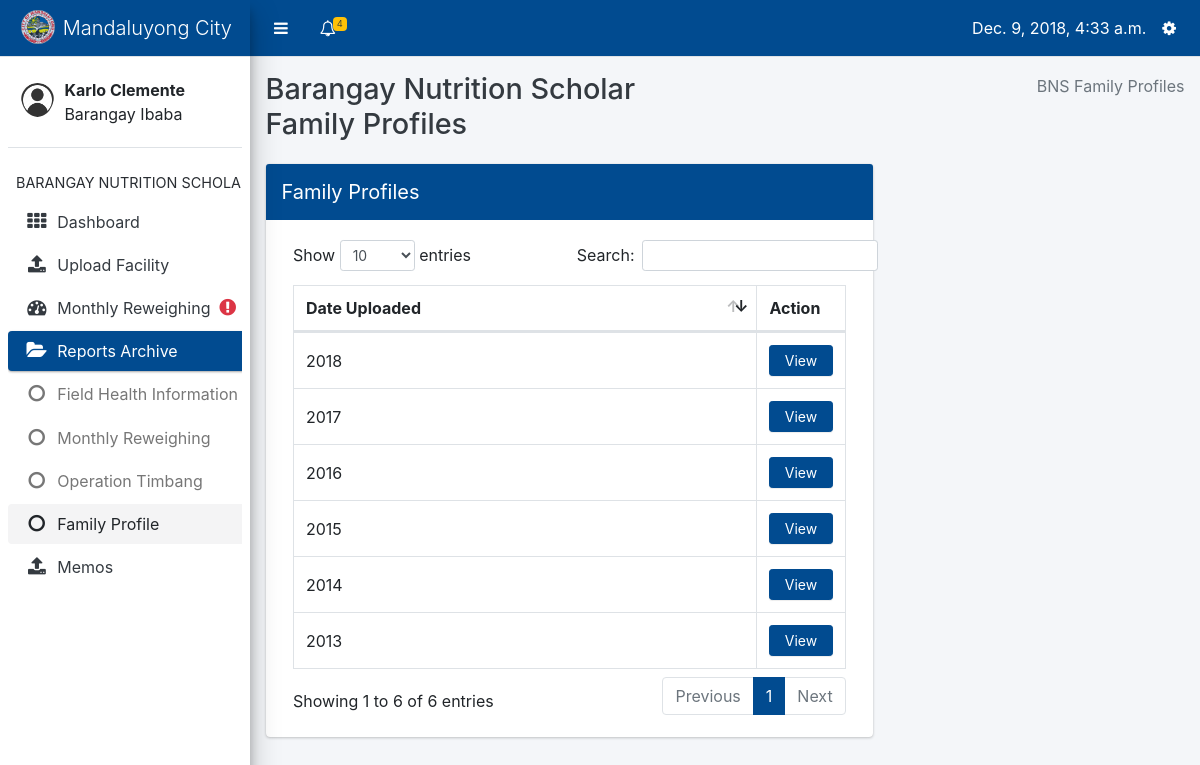
Screenshot of /data-input/bns/family_profile/list (signed in) with the database file from the repository.
### core/models.py (models this page shows, shortened)
class Profile(models.Model):
    user = models.OneToOneField(User, on_delete=models.CASCADE, related_name='profile')
    barangay = models.ForeignKey(Barangay, on_delete=models.CASCADE, null=True, blank=True)
    USER_TYPES = (
        ('Barangay Nutrition Scholar', 'Barangay Nutrition Scholar'),
        ('Nutritionist', 'Nutritionist'),
        ('Nutrition Program Coordinator', 'Nutrition Program Coordinator')
    )
    user_type = models.CharField(max_length=40, choices=USER_TYPES)

### datainput/models.py (models this page shows, shortened)
class Barangay(models.Model):
    name = models.CharField(max_length=100)
    @property
    def has_reweighed(self):
        patients = Patient.objects.filter(barangay=self)
        if patients.count() == 0:
            return False
        for patient in patients:
            try:
                mr = MonthlyReweighing.objects.get(patient=patient, date__month=datetime.now().month)
            except MonthlyReweighing.DoesNotExist:
                return False
        return True

class FamilyProfile(models.Model):
    barangay = models.ForeignKey(Barangay, on_delete=models.CASCADE)
    date = models.DateTimeField(default=datetime.now)
    uploaded_by = models.ForeignKey('core.Profile', on_delete=models.DO_NOTHING)

### datainput/views.py (the view)
# urls.py: path('bns/family_profile/list', views.family_profiles, name='family_profiles'),
@login_required
def family_profiles(request):
    barangay = Profile.objects.get(user=request.user).barangay
    families = FamilyProfile.objects.filter(barangay=barangay).order_by('-date')
    profile = Profile.objects.get(user=request.user)
    active = 'fp'
    request.session['active'] = 'fp'
    context = {
        'active': active,
        'profile': profile,
        'barangay': barangay,
        'families': families
    }
    return render(request, 'datainput/family_profile_index.html', context)

### core/context_processors.py (called while the page is built)
def get_user_type(request):
    if request.user.is_anonymous:
        return {
            'user_type': None
        }
    return {
        'user_type': Profile.objects.get(user=request.user).user_type
    }

def get_notifications(request):
    if not request.user.is_anonymous:
        notifications = Notification.objects.filter(profile_to=Profile.objects.get(user=request.user)).order_by('-date')
        return {
            'notifications': notifications
        }
    return {
        'notifications': None
    }

def get_unread_notifications(request):
    if not request.user.is_anonymous:
        unread_count = Notification.objects.filter(profile_to=Profile.objects.get(user=request.user), is_read=False)
        return {
            'unread_count': unread_count.count()
        }
    return {
        'unread_count': None
    }

def today(request):
    return {
        'today': datetime.now()
    }

def year_now(request):
    return {
        'year_present': datetime.now().year
    }

def profile(request):
    if request.user.is_anonymous:
        return {
            'profile': None
        }
    return {
        'profile': Profile.objects.get(user=request.user)
    }

### datainput/templates/datainput/family_profile_index.html (shortened to what this page needs)
{% extends 'core/bns-layout.html' %}
{% block content %}
<div class="content-wrapper" style="min-height: 620px; height: auto; margin-top: 57px;">
    <div class="content-header">
        <div class="container-fluid">
            <div class="row mb-2">
                    <div class="col-sm-6">
                        <h1 class="m-0 text-dark">Barangay Nutrition Scholar Family Profiles</h1>
                    </div>
                <div class="col-sm-6">
                    <ol class="breadcrumb float-sm-right">
                        <li class="breadcrumb-item active">BNS Family Profiles</li>
                    </ol>
                </div>
            </div>
        </div>
    </div>
    <section class="content">
        <div class="container-fluid">
            <div class="row">
                <div class="col-8">
                    <div class="card card-primary">
                        <div class="card-header d-flex p-0">
                            <h3 class="card-title p-3">Family Profiles</h3>
                        </div>
                        <div class="card-body">
                                <div>
                                    <table id="familyprofile_list" class="table table-bordered table-hover dataTable">
                                        <thead>
                                        <tr>
                                            <th>Date Uploaded</th>
                                            <th style="width: 16%;">Action</th>
                                        </tr>
                                        </thead>
                                        <tbody>
                                        {% for family in families %}
                                            <tr>
                                                <td style="vertical-align: middle;">
                                                    {{ family.date.year }}
                                                </td>
                                               <td>
                                                   <a class="btn btn-primary btn-sm col-12" href="{% url 'datainput:show_profiles' family.id %}">View</a>
                                               </td>
                                            </tr>
                                        {% endfor %}
                                        </tbody>
                                    </table>
                                </div>
                        </div>
                    </div>
                </div>
            </div>
        </div>
    </section>
</div>
{% endblock %}

### core/templates/core/bns-layout.html (shortened to what this page needs)
{% load static %}
<html>
    <head>
        <link rel="stylesheet" type="text/css" href="{% static 'core/plugins/bootstrap/css/bootstrap.css' %}">
        <link rel="stylesheet" type="text/css" href="{% static 'core/plugins/css/adminlte.css' %}">
        <link rel="stylesheet" type="text/css" href="{% static 'core/plugins/datatables/dataTables.bootstrap4.css' %}">
        <link rel="stylesheet" type="text/css" href="{% static 'core/plugins/font-awesome/css/font-awesome.css' %}">
    </head>
    <body class="sidebar-mini">
        <div class="wrapper">
            <nav class="main-header navbar navbar-expand border-bottom navbar-light bg-primary" style="position: fixed; right: 0; left: 0;">
                <ul class="navbar-nav">
                    <li class="nav-item">
                        <a class="nav-link" data-widget="pushmenu" href="#" style="padding-top: 12px;"><i class="fa fa-bars"></i></a>
                    </li>
                    <li class="nav-item dropdown">
                        <a class="nav-link" data-toggle="dropdown" href="#" aria-expanded="false" style="padding-top: 12px;">
                            <i class="fa fa-bell-o"></i>
                            {% if unread_count > 0 %}
                                <span class="badge badge-warning navbar-badge">
                                {{ unread_count }}</span>
                            {% endif %}
                        </a>
                    </li>
                </ul>
                <ul class="navbar-nav ml-auto">
                    <li class="nav-item mt-2">
                        {{ today }}
                    </li>
                    <li class="nav-item dropdown">
                        <a class="nav-link" data-toggle="dropdown" href="#" aria-expanded="true" style="padding-top: 12px;">
                            <i class="fa fa-cog"></i>
                        </a>
                    </li>
                </ul>
            </nav>
            <aside class="main-sidebar elevation-4 sidebar-light-primary" style="min-height: 620px;">
                <div class="brand-link bg-primary">
                    <img src="{% static 'core/images/com.png' %}" class="brand-image img-circle" style="opacity: .8">
                    <span class="brand-text font-weight-light">Mandaluyong City</span>
                </div>
                <div class="sidebar">
                    <div class="user-panel mt-3 pb-3 mb-3 d-flex">
                        <div class="image">
                            <img src="{% static 'core/images/usr.png' %}" class="img-circle" alt="User Image" style="padding-top: 10px">
                        </div>
                        <div class="info">
                            <div class="d-block"><b>{{ profile.user.first_name }} {{ profile.user.last_name }}</b><br>{{ profile.barangay.name }}</div>
                        </div>
                    </div>
                    <nav class="mt-2">
                        <ul class="nav nav-pills nav-sidebar flex-column" data-widget="treeview" role="menu" data-accordion="false">
                            <li class="nav-header">BARANGAY NUTRITION SCHOLAR</li>
                            <li class="nav-item">
                                <a class="nav-link {% if active == 'db' %}active{% endif %}" href="{% url 'core:bns_dashboard' %}">
                                    <i class="nav-icon fa fa-th"></i>
                                    <p>Dashboard</p>
                                </a>
                            </li>
                            <li class="nav-item">
                                <a href="{% url 'core:bns-index' %}" class="nav-link {% if active == 'uf' %}active{% endif %}">
                                    <i class="nav-icon fa fa-upload"></i>
                                    <p>Upload Facility</p>
                                </a>
                            </li>
                            <li class="nav-item">
                                <a href="{% url 'datainput:latest_monthly_reweighing_index' %}" class="nav-link {% if active == 'mw' %}active{% endif %}">
                                    <i class="nav-icon fa fa-dashboard"></i>
                                    <p>Monthly Reweighing</p>
                                    {% if not profile.barangay.has_reweighed %}
                                        <i class="text-danger nav-icon fa fa-exclamation-circle"></i>
                                    {% endif %}
                                </a>
                            </li>
                            <li class="nav-item has-treeview {% if active == 'fh' or active == 'mr' or active == 'ot' or active == 'fp' %}menu-open{% endif %}">
                            <a href="#" class="nav-link {% if active == 'fh' or active == 'mr' or active == 'ot' or active == 'fp' %}active{% endif %}">
                              <i class="nav-icon fa fa-folder-open"></i>
                              <p>
                                Reports Archive
                              </p>
                            </a>
                            <ul class="nav nav-treeview">
                              <li class="nav-item">
                                <a  href="{% url 'datainput:show_fhsis_list' %}" class="nav-link {% if active == 'fh' %}active{% endif %}">
                                  <i class="fa fa-circle-o nav-icon"></i>
                                  <p>Field Health Information System</p>
                                </a>
                              </li>
                              <li class="nav-item">
                                <a href="{% url 'datainput:monthly_reweighing_list' %}" class="nav-link {% if active == 'mr' %}active{% endif %}">
                                  <i class="fa fa-circle-o nav-icon"></i>
                                  <p>Monthly Reweighing</p>
                                </a>
                              </li>
                              <li class="nav-item">
                                <a href="{% url 'datainput:show_opt_list' %}" class="test nav-link {% if active == 'ot' %}active{% endif %}">
                                  <i class="fa fa-circle-o nav-icon"></i>
                                  <p>Operation Timbang</p>
                                </a>
                              </li>
                                <li class="nav-item">
                                <a href="{% url 'datainput:family_profiles' %}" class="test nav-link {% if active == 'fp' %}active{% endif %}">
                                  <i class="fa fa-circle-o nav-icon"></i>
                                  <p>Family Profile</p>
                                </a>
                              </li>
                            </ul>
                            </li>
                            <li class="nav-item">
                                <a href="{% url 'core:memos' %}" class="nav-link {% if active == 'mm' %}active{% endif %}">
                                    <i class="nav-icon fa fa-upload"></i>
                                    <p>Memos</p>
                                </a>
                            </li>
                        </ul>
                    </nav>
                </div>
            </aside>
            {% block content %}
            {% endblock %}
        </div>
    </body>
</html>

### rows the page displays
Profile: user.first_name "Karlo", user.last_name "Clemente", barangay.name "Barangay Ibaba"
FamilyProfile: date.year "2018"
FamilyProfile: date.year "2017"
FamilyProfile: date.year "2016"
FamilyProfile: date.year "2015"
FamilyProfile: date.year "2014"
FamilyProfile: date.year "2013"

### other values shown
{{ unread_count }} "4"
